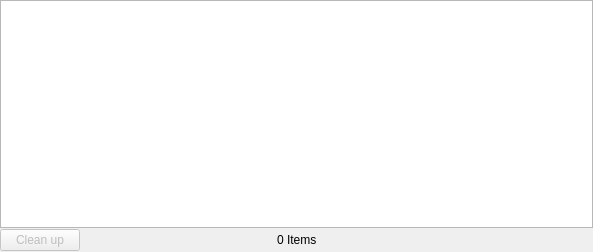
<?xml version="1.0" encoding="UTF-8"?>
<ui version="4.0">
 <class>TSDownloadWidget</class>
 <widget class="QWidget" name="TSDownloadWidget">
  <property name="geometry">
   <rect>
    <x>0</x>
    <y>0</y>
    <width>593</width>
    <height>252</height>
   </rect>
  </property>
  <property name="windowTitle">
   <string>Downloads</string>
  </property>
  <layout class="QGridLayout" name="gridLayout">
   <property name="margin">
    <number>0</number>
   </property>
   <property name="spacing">
    <number>0</number>
   </property>
   <item row="0" column="0" colspan="3">
    <widget class="EditTableView" name="downloadsView"/>
   </item>
   <item row="1" column="0">
    <layout class="QHBoxLayout" name="horizontalLayout">
     <item>
      <widget class="QPushButton" name="cleanupButton">
       <property name="enabled">
        <bool>false</bool>
       </property>
       <property name="text">
        <string>Clean up</string>
       </property>
      </widget>
     </item>
     <item>
      <spacer>
       <property name="orientation">
        <enum>Qt::Horizontal</enum>
       </property>
       <property name="sizeHint" stdset="0">
        <size>
         <width>58</width>
         <height>24</height>
        </size>
       </property>
      </spacer>
     </item>
    </layout>
   </item>
   <item row="1" column="1">
    <widget class="QLabel" name="itemCount">
     <property name="text">
      <string>0 Items</string>
     </property>
    </widget>
   </item>
   <item row="1" column="2">
    <spacer name="horizontalSpacer">
     <property name="orientation">
      <enum>Qt::Horizontal</enum>
     </property>
     <property name="sizeHint" stdset="0">
      <size>
       <width>148</width>
       <height>20</height>
      </size>
     </property>
    </spacer>
   </item>
  </layout>
 </widget>
 <customwidgets>
  <customwidget>
   <class>EditTableView</class>
   <extends>QTableView</extends>
   <header>edittableview.h</header>
  </customwidget>
 </customwidgets>
 <resources/>
 <connections/>
</ui>
